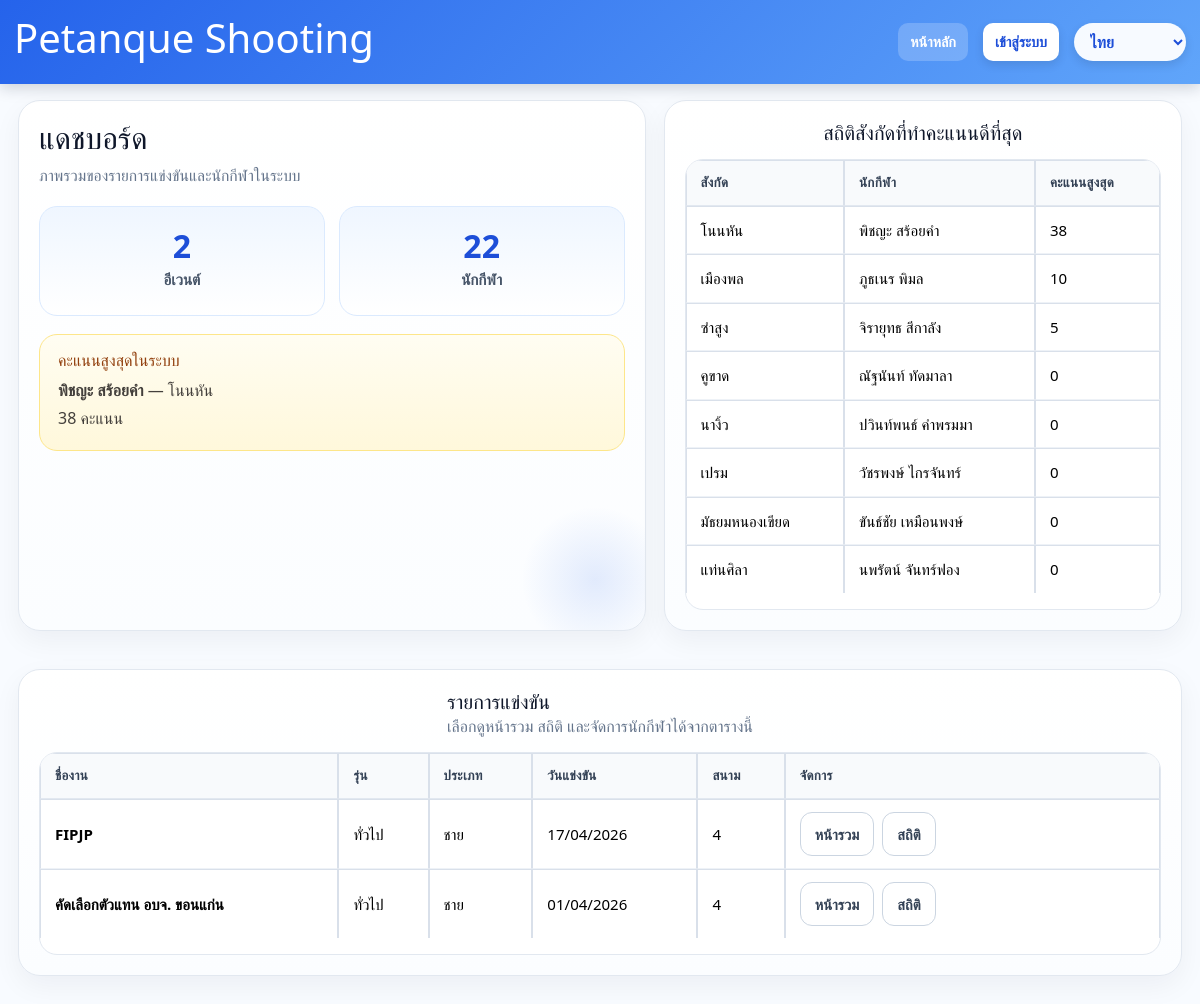
The page / on the database its author committed.
### app.py (models this page shows)
class Athlete(db.Model):
    id = db.Column(db.Integer, primary_key=True)
    event_id = db.Column(db.Integer, db.ForeignKey("event.id"), nullable=False)
    bib_no = db.Column(db.String(20), nullable=False)
    name = db.Column(db.String(255), nullable=False)
    affiliation = db.Column(db.String(255), nullable=False)
    start_order = db.Column(db.Integer, nullable=False)
    lane_no = db.Column(db.Integer, nullable=False)
    lane_order = db.Column(db.Integer, nullable=False)
    status = db.Column(db.String(20), nullable=False, default="waiting")
    red_card_count = db.Column(db.Integer, nullable=False, default=0)
    created_at = db.Column(db.DateTime, default=datetime.utcnow)
    entries = db.relationship("ScoreEntry", backref="athlete", cascade="all, delete-orphan", lazy=True)
    signatures = db.relationship("ScoreSignature", backref="athlete", cascade="all, delete-orphan", lazy=True)
    tiebreaks = db.relationship("TieBreakEntry", backref="athlete", cascade="all, delete-orphan", lazy=True)

class Event(db.Model):
    id = db.Column(db.Integer, primary_key=True)
    name = db.Column(db.String(255), nullable=False)
    event_group = db.Column(db.String(50), nullable=False)
    category = db.Column(db.String(50), nullable=False)
    competition_date = db.Column(db.Date, nullable=False)
    location = db.Column(db.String(255), nullable=False)
    lane_count = db.Column(db.Integer, nullable=False, default=1)
    direct_qualifiers = db.Column(db.Integer, nullable=False, default=0)
    has_round_two = db.Column(db.Boolean, default=False)
    round_two_cutoff_rank = db.Column(db.Integer, nullable=True)
    next_round_label = db.Column(db.String(50), nullable=False, default="รอบ 8 คน")
    round_two_advancers = db.Column(db.Integer, nullable=False, default=4)
    created_at = db.Column(db.DateTime, default=datetime.utcnow)
    created_by = db.Column(db.Integer, db.ForeignKey("user.id"), nullable=True)
    athletes = db.relationship("Athlete", backref="event", cascade="all, delete-orphan", lazy=True)

### app.py (the view)
@app.route("/")
def index():
    stats = dashboard_stats()
    events = Event.query.order_by(Event.competition_date.desc(), Event.id.desc()).all()
    return render_template("index.html", events=events, stats=stats)

### app.py (called while the page is built, shortened)
def current_language() -> str:
    lang = session.get("lang", "th")
    return lang if lang in SUPPORTED_LANGS else "th"

@app.context_processor
def inject_language_options():
    lang = current_language()
    return {
        "current_lang": lang,
        "lang_labels": LANG_LABELS,
        "html_lang": "zh-CN" if lang == "zh" else lang,
    }

def get_round_signature(athlete_id: int, round_no: int) -> ScoreSignature | None:
    return ScoreSignature.query.filter_by(athlete_id=athlete_id, round_no=round_no).first()

def ensure_round_entries(athlete_id: int, round_no: int) -> None:
    existing = {(e.station_no, e.distance_m) for e in ScoreEntry.query.filter_by(athlete_id=athlete_id, round_no=round_no).all()}
    changed = False
    for station_no in STATIONS:
        for distance_m in DISTANCES:
            key = (station_no, distance_m)
    if changed:
        db.session.commit()

def athlete_round_status(athlete: Athlete, round_no: int) -> str:
    signature = get_round_signature(athlete.id, round_no)
    if signature and signature.finished_at:
        return "finished"
    if signature and signature.started_at:
        return "active"
    return "waiting"

def ranking_key(item: dict):
    return (
        item["total"],
        item["count_5"],
        item["count_3"],
        item["tiebreak_total"],
    )

def dashboard_stats() -> dict:
    events_count = Event.query.count()
    athletes_count = Athlete.query.count()
    round1_rows = []
    for event in Event.query.all():
        round1_rows.extend(build_round_ranking(event, 1))
    top_score = max(round1_rows, key=lambda r: r["total"], default=None)
    affiliation_best = {}
    for row in round1_rows:
        key = row["athlete"].affiliation
        if key not in affiliation_best or row["total"] > affiliation_best[key]["total"]:
            affiliation_best[key] = row
    return {
        "events_count": events_count,
        "athletes_count": athletes_count,
        "top_score": top_score,
        "top_affiliations": sorted(affiliation_best.values(), key=lambda r: r["total"], reverse=True)[:8],
    }

@app.context_processor
def inject_globals():
    return {"now": datetime.now(), "MAX_RED_CARDS": MAX_RED_CARDS}

### templates/index.html (shortened to what this page needs)
{% extends 'base.html' %}
{% block content %}
<div class="dashboard-page">
  <div class="hero-grid">
    <section class="card hero-card">
      <h1 class="page-title">แดชบอร์ด</h1>
      <p class="page-subtitle">ภาพรวมของรายการแข่งขันและนักกีฬาในระบบ</p>
      <div class="stats-grid">
        <div class="stat">
          <span>{{ stats.events_count }}</span>
          <small>อีเวนต์</small>
        </div>
        <div class="stat">
          <span>{{ stats.athletes_count }}</span>
          <small>นักกีฬา</small>
        </div>
      </div>
      {% if stats.top_score %}
      <div class="highlight-box">
        <h3>คะแนนสูงสุดในระบบ</h3>
        <p><strong>{{ stats.top_score.athlete.name }}</strong> — {{ stats.top_score.athlete.affiliation }}</p>
        <p>{{ stats.top_score.total }} คะแนน</p>
      </div>
      {% endif %}
    </section>
    <section class="card">
      <div class="section-head">
        <h2>สถิติสังกัดที่ทำคะแนนดีที่สุด</h2>
      </div>
      <div class="table-wrap">
        <table class="table compact">
          <thead>
            <tr>
              <th>สังกัด</th>
              <th>นักกีฬา</th>
              <th>คะแนนสูงสุด</th>
            </tr>
          </thead>
          <tbody>
            {% for row in stats.top_affiliations %}
            <tr>
              <td>{{ row.athlete.affiliation }}</td>
              <td>{{ row.athlete.name }}</td>
              <td>{{ row.total }}</td>
            </tr>
            {% else %}
            <tr>
              <td colspan="3" class="empty-row">ยังไม่มีข้อมูล</td>
            </tr>
            {% endfor %}
          </tbody>
        </table>
      </div>
    </section>
  </div>
  <section class="card">
    <div class="section-head">
      <div>
        <h2>รายการแข่งขัน</h2>
        <div class="muted">เลือกดูหน้ารวม สถิติ และจัดการนักกีฬาได้จากตารางนี้</div>
      </div>
    </div>
    <div class="table-wrap mobile-cards">
      <table class="table">
        <thead>
          <tr>
            <th>ชื่องาน</th>
            <th>รุ่น</th>
            <th>ประเภท</th>
            <th>วันแข่งขัน</th>
            <th>สนาม</th>
            <th>จัดการ</th>
          </tr>
        </thead>
        <tbody>
          {% for event in events %}
          <tr>
            <td>
              <strong>{{ event.name }}</strong>
            </td>
            <td>
              {{ event.event_group }}
            </td>
            <td>
              {{ event.category }}
            </td>
            <td>
              {{ event.competition_date.strftime('%d/%m/%Y') }}
            </td>
            <td>
              {{ event.lane_count }}
            </td>
            <td class="actions-cell">
              <div class="action-group">
                <a class="btn secondary" href="{{ url_for('event_overview', event_id=event.id, round=1) }}">หน้ารวม</a>
                <a class="btn secondary" href="{{ url_for('event_stats', event_id=event.id) }}">สถิติ</a>
              </div>
            </td>
          </tr>
          {% else %}
          <tr>
            <td colspan="6" class="empty-row">ยังไม่มีอีเวนต์</td>
          </tr>
          {% endfor %}
        </tbody>
      </table>
    </div>
  </section>
</div>
{% endblock %}

### static/css/style.css (style rules this page uses)
:root { --bg:#f3f6fb;--card:#fff;--line:#d9e0ea;--text:#1f2937;--muted:#6b7280;--accent:#1d4ed8;--soft:#eff6ff }
* { box-sizing:border-box }
body { margin:0;font-family:Arial,Helvetica,sans-serif;background:var(--bg);color:var(--text) }
a { text-decoration:none;color:inherit }
.card { background:var(--card);border:1px solid var(--line);border-radius:16px;padding:18px;margin-bottom:20px;box-shadow:0 2px 10px rgba(15,23,42,.04) }
.section-head,.toolbar,.hero-grid,.grid-2,.stats-grid { display:flex;gap:16px }
.section-head { justify-content:space-between;align-items:center }
.hero-grid,.grid-2 { display:grid;grid-template-columns:1fr 1fr }
.stats-grid { display:grid;grid-template-columns:repeat(2,1fr) }
.stat { background:var(--soft);padding:18px;border-radius:14px;text-align:center }
.stat span { font-size:36px;font-weight:700;display:block }
.btn { border:none;background:var(--accent);color:#fff;padding:10px 14px;border-radius:10px;cursor:pointer;display:inline-block }
.btn.secondary { background:#e5e7eb;color:#111827 }
.table { width:100%;border-collapse:collapse }
.table th,.table td { border:1px solid var(--line);padding:10px;vertical-align:top }
.table thead th { background:#eef2ff }
.compact td,.compact th { padding:8px }
.muted { color:var(--muted) }
.highlight-box,.muted-box,.summary-box,.info-card { background:#f8fafc;border:1px solid var(--line);border-radius:12px;padding:14px }
@media (max-width:1200px) { .section-head { flex-direction:column;align-items:flex-start } }
.table-wrap { width:100%; overflow-x:auto; -webkit-overflow-scrolling:touch; }
.table th, .table td { white-space:nowrap; }
:root { --sc-table-min-width: 1120px; --sc-left: 120px; --sc-side: 120px; --sc-cell: 44px; --sc-input-w: 34px; --sc-input-h: 28px; --sc-total: 60px; --sc-img-w: 160px; --sc-img-h: 120px; --sc-font: 14px; --sc-pad-y: 3px; --sc-pad-x: 1px; --sc-border: #111827; }
@media (max-width: 1200px) { :root { --sc-table-min-width: 1020px; --sc-left: 78px; --sc-side: 110px; --sc-side2: 90px; --sc-cell: 30px; --sc-input-w: 30px; --sc-input-h: 28px; --sc-total: 52px; --sc-img-w: 120px; --sc-img-h: 90px; --sc-font: 10px; --sc-pad-y: 2px; --sc-pad-x: 1px; } }

### templates/base.html (style rules this page uses)
* { box-sizing: border-box; }
html, body { margin: 0; max-width: 100%; overflow-x: hidden; }
body { background: #f8fbff; color: #0f172a; font-family: system-ui, -apple-system, BlinkMacSystemFont, "Segoe UI", sans-serif; }

### rows shown on the page
Athlete: top_score.athlete.name "พิชญะ สร้อยคำ", top_score.athlete.affiliation "โนนหัน", athlete.affiliation "โนนหัน", athlete.name "พิชญะ สร้อยคำ"
Athlete: athlete.affiliation "เมืองพล", athlete.name "ภูธเนร พิมล"
Athlete: athlete.affiliation "ซำสูง", athlete.name "จิรายุทธ สีกาลัง"
Athlete: athlete.affiliation "คูขาด", athlete.name "ณัฐนันท์ ทัดมาลา"
Athlete: athlete.affiliation "นางิ้ว", athlete.name "ปวินท์พนธ์ คำพรมมา"
Athlete: athlete.affiliation "เปรม", athlete.name "วัชรพงษ์ ไกรจันทร์"
Athlete: athlete.affiliation "มัธยมหนองเขียด", athlete.name "ขันธ์ชัย เหมือนพงษ์"
Athlete: athlete.affiliation "แท่นศิลา", athlete.name "นพรัตน์ จันทร์ฟอง"
Event: name "FIPJP", event_group "ทั่วไป", category "ชาย", competition_date "17/04/2026", lane_count "4"
Event: name "คัดเลือกตัวแทน อบจ. ขอนแก่น", event_group "ทั่วไป", category "ชาย", competition_date "01/04/2026", lane_count "4"

### other values the page prints
{{ stats.events_count }} "2"
{{ stats.athletes_count }} "22"
{{ stats.top_score.total }} "38"
{{ row.total }} "38" "10" "5" "0" "0" "0" "0" "0"
form field value "ไทย"
